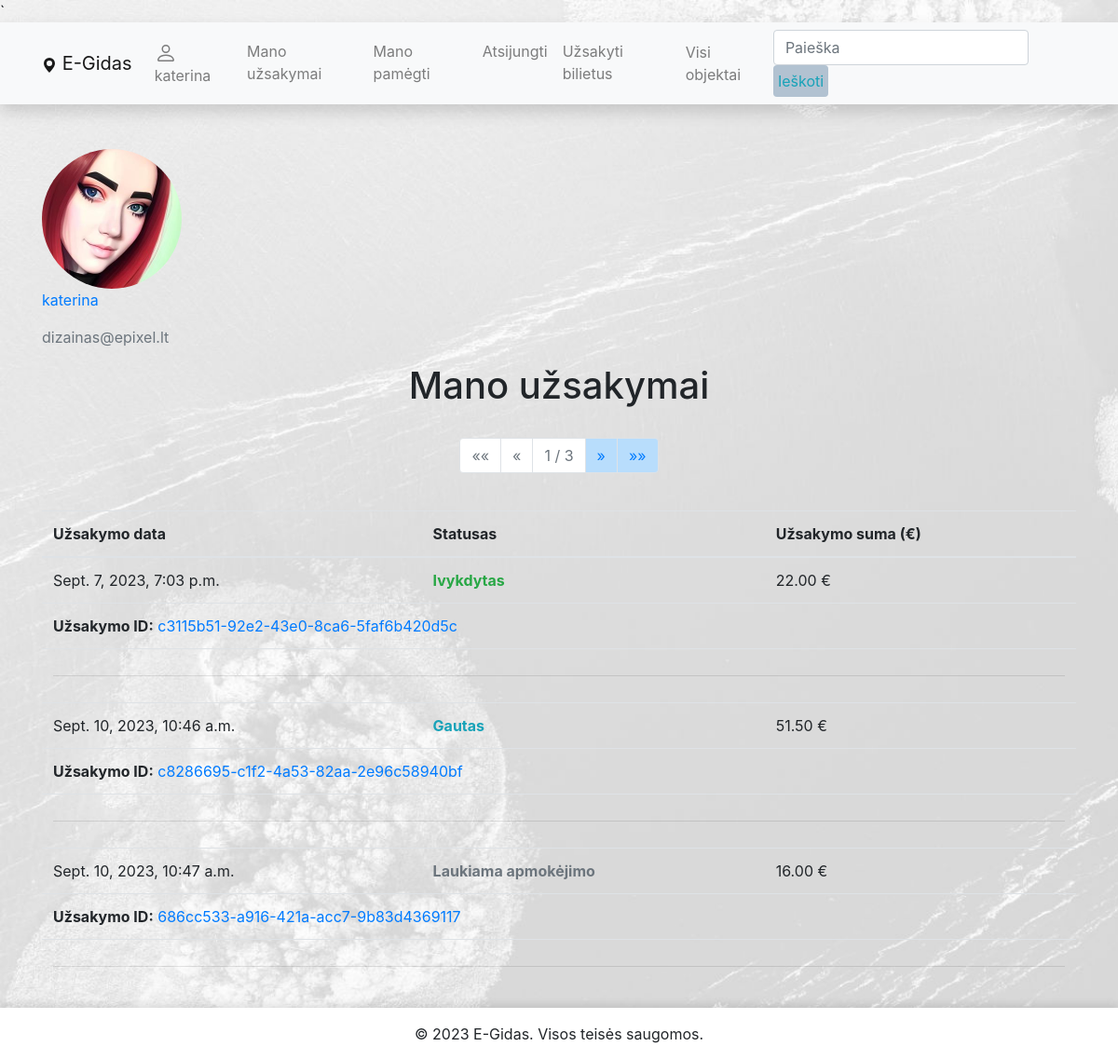
The app's page /egidas/manouzsakymai/ (signed in) with its own data.
### egidas/models.py (models this page shows, shortened)
class Profilis(models.Model):
    user = models.OneToOneField(User, on_delete=models.CASCADE, blank=True)
    nuotrauka = models.ImageField(default='profile_pics/pfp.png', upload_to='profile_pics')
    class Meta:
        verbose_name = 'Profilis'
        verbose_name_plural = 'Profiliai'

class Order(models.Model):
    id = models.UUIDField(primary_key=True, default=uuid.uuid4, editable=False)
    purchase_date = models.DateTimeField('Pirkimo data', auto_now_add=True)
    user = models.ForeignKey(User, related_name='orders', on_delete=models.CASCADE)
    ORDER_STATUS = (
        ('Gautas', 'Gautas'),
        ('Ivykdytas', 'Ivykdytas'),
        ('Atšauktas', 'Atšauktas'),
        ('Laukiama apmokėjimo', 'Laukiama apmokėjimo')
    )
    status = models.CharField(
        max_length=50,
        choices=ORDER_STATUS,
        blank=True,
        default='Gautas',
        help_text='Užsakymo statusas'
    )
    def get_total_sum(self):
        total = 0
        for item in self.order_items.all():
            total += item.get_total_price
        return total
    class Meta:
        ordering = ['purchase_date']
        verbose_name = 'Užsalymas'
        verbose_name_plural = 'užsakymai'

class OrderItem(models.Model):
    id = models.UUIDField(primary_key=True, default=uuid.uuid4, editable=False)
    order = models.ForeignKey(Order, related_name='order_items', on_delete=models.CASCADE, null=True, blank=True)
    ticket = models.ForeignKey(Ticket, related_name='order_items', on_delete=models.CASCADE, null=True,
                               blank=True)
    quantity = models.PositiveIntegerField("Kiekis", default=1)
    due_to = models.DateTimeField('Galojimas iki', default=datetime.now() + timedelta(days=365), null=True, blank=True)
    STATUS = [
        ('G', 'Galiojantis'),
        ('P', 'Panaudotas'),
        ('N', 'Nebegalioja'),
        ('A', 'Atšauktas'),
    ]
    status = models.CharField(
        max_length=1,
        choices=STATUS,
        default='G',
    )
    @property
    def get_total_price(self):
        return self.quantity * self.ticket.price if self.ticket and self.ticket.price else 0
    class Meta:
        ordering = ['due_to']
        verbose_name = 'Užsakymo eilutė'
        verbose_name_plural = 'Užsakymo eilutės'

class Ticket(models.Model):
    place = models.ForeignKey(Place, related_name='tickets', on_delete=models.CASCADE)
    price = models.DecimalField(max_digits=9, decimal_places=2)
    service = models.CharField('Paslaugos pavadinimas', max_length=255, null=True, blank=True)
    TYPE = (
        ('Suaugusiam', 'Suaugusiems'),
        ('Vaikams', 'Vaikams'),
        ('Pens/Neįg', 'Neįgaliems ir pencininkams'),
        ('Bendrinis', 'Bendrinis'),
        ('Anykštėnams', 'Anykštėnams'),
        ('Stud/Moksl', 'Moksleiviams ir studentams')
    )
    type = models.CharField(
        max_length=50,
        choices=TYPE,
        blank=True,
        default='Bendrinis',
        help_text='Bilieto tipas'
    )
    class Meta:
        verbose_name = 'Bilietas'
        verbose_name_plural = 'Bilietai'

### egidas/views.py (the view)
# urls.py: path('manouzsakymai/', views.UserOrderListView.as_view(), name='my-orders'),
class UserOrderListView(LoginRequiredMixin, generic.ListView):
    model = Order
    template_name = 'user_orders.html'
    context_object_name = 'order_list'
    paginate_by = 3
    def get_queryset(self):
        return Order.objects.filter(user=self.request.user).order_by('purchase_date')
    def get_context_data(self, **kwargs):
        context = super().get_context_data(**kwargs)
        context['order_list'] = context['page_obj']
        return context

### egidas/templates/user_orders.html (shortened to what this page needs)
{% extends "base.html" %}
{% block content %}
<img class="img-fluid rounded-circle" src="{{ user.profilis.nuotrauka.url }}" style="width: 150px; height: 150px;"/>
<p class="text-primary">{{ user.username }}</p>
<p class="text-secondary">{{ user.email }}</p>
<h1 class="text-center">Mano užsakymai</h1>
<br>
<nav aria-label="Page navigation example">
    <ul class="pagination justify-content-center">
        {% if page_obj.has_previous %}
            <li class="page-item">
                <a class="page-link" href="?page=1" aria-label="First">
                    <span aria-hidden="true">&laquo;&laquo;</span>
                </a>
            </li>
            <li class="page-item">
                <a class="page-link" href="?page={{ page_obj.previous_page_number }}" aria-label="Previous">
                    <span aria-hidden="true">&laquo;</span>
                </a>
            </li>
        {% else %}
            <li class="page-item disabled">
                <span class="page-link">&laquo;&laquo;</span>
            </li>
            <li class="page-item disabled">
                <span class="page-link">&laquo;</span>
            </li>
        {% endif %}
        <li class="page-item disabled">
            <span class="page-link">{{ page_obj.number }} / {{ page_obj.paginator.num_pages }}</span>
        </li>
        {% if page_obj.has_next %}
            <li class="page-item">
                <a class="page-link" href="?page={{ page_obj.next_page_number }}" aria-label="Next">
                    <span aria-hidden="true">&raquo;</span>
                </a>
            </li>
            <li class="page-item">
                <a class="page-link" href="?page={{ page_obj.paginator.num_pages }}" aria-label="Last">
                    <span aria-hidden="true">&raquo;&raquo;</span>
                </a>
            </li>
        {% endif %}
    </ul>
</nav>
<br>
{% if order_list %}
    <table class="table">
        <thead>
            <tr>
                <th>Užsakymo data</th>
                <th>Statusas</th>
                <th>Užsakymo suma (€)</th>
            </tr>
        </thead>
        <tbody>
            {% for order in order_list %}
                <tr>
                    <td>{{ order.purchase_date }}</td>
                    <td class="{% if order.status == 'Ivykdytas' %}text-success
                    {% elif order.status == 'Gautas' %}text-info
                    {% elif order.status == 'Atšauktas' %}text-danger
                    {% elif order.status == 'Laukiama apmokėjimo' %}text-secondary{% endif %}">
                        <strong>{{ order.status }}</strong>
                    </td>
                    <td>{{ order.get_total_sum }} €</td>
                </tr>
                <tr>
                    <td colspan="3">
                        <strong>Užsakymo ID:</strong>
                        <a href="{% url 'order-detail' order.id %}">{{ order.id }}</a>
                    </td>
                </tr>
                <tr>
                    <td colspan="3"><hr /></td>
                </tr>
            {% endfor %}
        </tbody>
    </table>
{% else %}
    <p>Šiuo metu užsakymų neturite</p>
{% endif %}
{% endblock %}

### egidas/templates/base.html (shortened to what this page needs)
<!DOCTYPE html>
<html lang="en">
<head>
    <link rel="stylesheet" href="https://unpkg.com/leaflet@1.7.1/dist/leaflet.css" />
    <link
            rel="stylesheet"
            href="https://stackpath.bootstrapcdn.com/bootstrap/4.1.3/css/bootstrap.min.css"
    />
    <link
            rel="stylesheet"
            href="https://cdnjs.cloudflare.com/ajax/libs/font-awesome/4.7.0/css/font-awesome.min.css"
    />
    <link   href="https://maxcdn.bootstrapcdn.com/bootstrap/4.5.2/css/bootstrap.min.css"
            rel="stylesheet"
    />
    <link   rel="stylesheet"
            href="https://cdnjs.cloudflare.com/ajax/libs/font-awesome/6.0.0-beta3/css/all.min.css"
    />
    {% load static %}
    <link rel="stylesheet" href="{% static 'css/styles.css' %}"/>
</head>
<body class="d-flex flex-column">
<div id="content-wrapper" class="flex-grow-1">
    <nav
            class="navbar navbar-expand-lg navbar-light bg-light static-top mb-5 shadow">
        <div class="container">
            <a class="navbar-brand" href="{% url 'index' %}">
                <svg xmlns="http://www.w3.org/2000/svg" width="16" height="16" fill="currentColor"
                     class="bi bi-geo-alt-fill" viewBox="0 0 16 16">
                    <path d="M8 16s6-5.686 6-10A6 6 0 0 0 2 6c0 4.314 6 10 6 10zm0-7a3 3 0 1 1 0-6 3 3 0 0 1 0 6z"/>
                </svg>
                E-Gidas</a
            >
            <div class="collapse navbar-collapse" id="navbarResponsive">
                <ul class="navbar-nav">
                    {% if user.is_authenticated %}
                    <li class="nav-item"><a class="nav-link" href="{% url 'profile' %}">
                        {{ user.get_username }}</a></li>
                    <li class="nav-item"><a class="nav-link" href="{% url 'my-orders' %}">Mano užsakymai</a></li>
                    <li class="nav-item"><a class="nav-link" href="{% url 'favourites' %}">Mano pamėgti</a></li>
                    <li class="nav-item"><a class="nav-link" href="{% url 'logout' %}">Atsijungti</a></li>
                    <li class="nav-item"><a class="nav-link" href="{% url 'my-new-order' %}">Užsakyti bilietus</a></li>
                    {% else %}
                    <li class="nav-item"><a class="nav-link" href="{% url 'login' %}?next={{ request.path }}">Prisijungti</a></li>
                    <li class="nav-item"><a class="nav-link" href="{% url 'register' %}">Registruotis</a></li>
                    {% endif %}
                </ul>
                <ul  class="navbar-nav ml-auto">
                    <li class="nav-item"><a class="nav-link" href="{% url 'place-list' %}">Visi objektai</a></li>
                </ul>
                <form
                        class="form-inline"
                        action="{% url 'search' %}"
                        method="get"
                >
                    <input
                            class="form-control mr-sm-2"
                            type="search"
                            placeholder="Paieška"
                            aria-label="Search"
                            name="search_text"
                    />
                    <button class="btn btn-outline-info my-2 my-sm-0" type="submit">
                        Ieškoti
                    </button>
                </form>
            </div>
        </div>
    </nav>
    <div class="container">
        {% block content %}{% endblock %}
    </div>
    <footer class="bg-light text-center text-lg-start mt-auto my-top-shadow">
        <div class="text-center p-3" style="background-color: #fff;">
            © 2023 E-Gidas. Visos teisės saugomos.
        </div>
    </footer>
</div>
</body>
</html>

### egidas/static/css/styles.css (style rules this page uses)
body { background-image: url('/static/img/anyksciai.jpg'); background-size: cover; background-attachment: fixed; display: flex; flex-direction: column; min-height: 100vh; }
#content-wrapper { flex-grow: 1; display: flex; flex-direction: column; }
.page-link { background-color: #b8ddfc; }
footer { flex-shrink: 0; position: relative; width: 100%; }
.my-top-shadow { box-shadow: 0px -4px 8px rgba(0, 0, 0, 0.1); }
.btn { padding: 5px; background-color: #b2c2d1; border: 2px; cursor: pointer; }

### records on screen
Order: purchase_date "Sept. 7, 2023, 7:03 p.m.", status "Ivykdytas", get_total_sum "22.00", id "c3115b51-92e2-43e0-8ca6-5faf6b420d5c"
Order: purchase_date "Sept. 10, 2023, 10:46 a.m.", status "Gautas", get_total_sum "51.50", id "c8286695-c1f2-4a53-82aa-2e96c58940bf"
Order: purchase_date "Sept. 10, 2023, 10:47 a.m.", status "Laukiama apmokėjimo", get_total_sum "16.00", id "686cc533-a916-421a-acc7-9b83d4369117"

### other values on screen
{{ user.get_username }} "katerina"
{{ user.username }} "katerina"
{{ user.email }} "dizainas@epixel.lt"
{{ page_obj.number }} "1"
{{ page_obj.paginator.num_pages }} "3"
